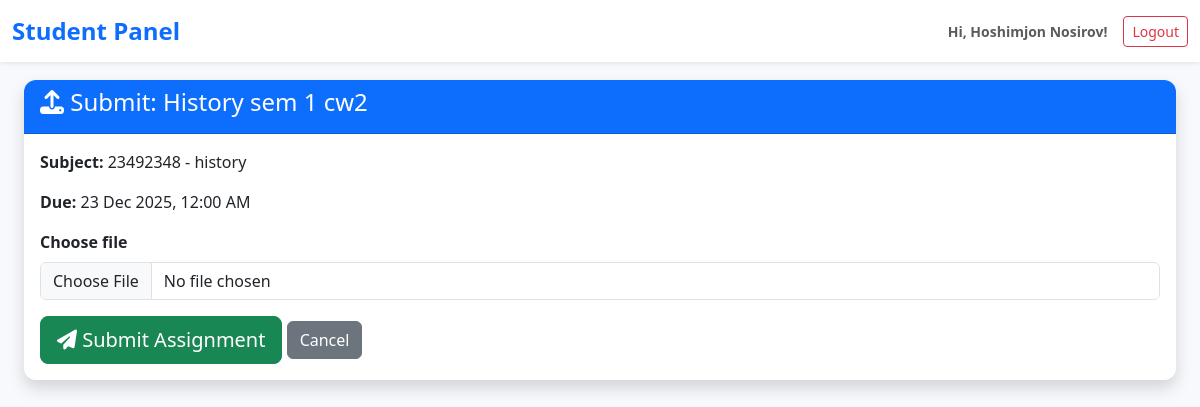
Page /student/assignment/submit/3/ (signed in) on the committed database.
### users/models.py (models this page shows, shortened)
class CustomUser(AbstractUser):
    USER_TYPE_CHOICES = (
        ('student', 'Student'),
        ('teacher', 'Teacher'),
        ('admin', 'Admin'),
    )
    user_type = models.CharField(max_length=10, choices=USER_TYPE_CHOICES, default='student')

### tracker/models.py (models this page shows, shortened)
class Assignment(models.Model):
    title = models.CharField(max_length=200)
    subject = models.ForeignKey(Subject, on_delete=models.CASCADE)
    deadline = models.DateTimeField()
    description = models.TextField()

class Subject(models.Model):
    name = models.CharField(max_length=100)
    code = models.CharField(max_length=20, unique=True)
    teacher = models.ForeignKey(CustomUser, on_delete=models.CASCADE, limit_choices_to={'user_type': 'teacher'})
    def __str__(self):
        return f"{self.code} - {self.name}"

### tracker/views/student_views.py (the view, shortened to what this page needs)
# urls.py: path('assignment/submit/<int:assignment_id>/', submit_assignment, name='submit_assignment'),
@login_required
def submit_assignment(request, assignment_id):
    if request.user.user_type != 'student':
        return redirect('teacher_dashboard')
    assignment = get_object_or_404(Assignment, id=assignment_id)
    if not Enrollment.objects.filter(student=request.user, subject=assignment.subject).exists():
        messages.error(request, "You are not enrolled in this subject.")
        return redirect('assignments_by_subject', subject_id=assignment.subject.id)
    if Submission.objects.filter(student=request.user, assignment=assignment).exists():
        messages.warning(request, "You have already submitted this assignment.")
        return redirect('assignments_by_subject', subject_id=assignment.subject.id)
    assignment.is_overdue = assignment.deadline < timezone.now()
    return render(request, 'tracker/student/submit.html', {'assignment': assignment})

### tracker/templates/tracker/student/submit.html (shortened to what this page needs)
{% extends "tracker/student_base.html" %}
{% load django_bootstrap5 %}
{% load static %}
{% block content %}
<div class="card shadow">
    <div class="card-header bg-primary text-white">
        <h4><i class="fas fa-upload"></i> Submit: {{ assignment.title }}</h4>
    </div>
    <div class="card-body">
        <p><strong>Subject:</strong> {{ assignment.subject }}</p>
        <p><strong>Due:</strong> {{ assignment.deadline|date:"d M Y, h:i A" }}</p>
        <form method="post" enctype="multipart/form-data">
            <div class="mb-3">
                <label class="form-label fw-bold">Choose file</label>
                <input type="file" name="file" class="form-control" required>
            </div>
            <button type="submit" class="btn btn-success btn-lg">
                <i class="fas fa-paper-plane"></i> Submit Assignment
            </button>
            <a href="{% url 'assignments_by_subject' assignment.subject_id %}" class="btn btn-secondary">Cancel</a>
        </form>
    </div>
</div>
{% endblock %}

### tracker/templates/tracker/student_base.html (shortened to what this page needs)
{% load static %}
<!DOCTYPE html>
<html lang="en">
  <head>
    <link
      href="https://cdn.jsdelivr.net/npm/bootstrap@5.3.3/dist/css/bootstrap.min.css"
      rel="stylesheet"
    />
    <link
      href="https://cdnjs.cloudflare.com/ajax/libs/font-awesome/6.5.0/css/all.min.css"
      rel="stylesheet"
    />
    <link href="{% static 'css/style.css' %}" rel="stylesheet" />
  </head>
  <body>
    <nav
      class="navbar navbar-expand-lg navbar-light bg-white shadow-sm fixed-top"
    >
      <div class="container-fluid">
        <a
          class="navbar-brand text-primary"
          href="{% url 'student_dashboard' %}"
          >Student Panel
        </a>
        <div class="d-flex align-items-center gap-3">
          <span class="text-muted small fw-bold"
            >Hi, {{ user.get_full_name|default:user.username }}!</span
          >
          <a href="{% url 'logout' %}" class="btn btn-outline-danger btn-sm">
             Logout
          </a>
        </div>
      </div>
    </nav>
    <div class="container-fluid px-4 pb-5">{% block content %}{% endblock %}</div>
  </body>
</html>

### static/css/style.css (style rules this page uses)
:root { --primary: #4e73df; --success: #1cc88a; --danger: #e74a3b; --warning: #f6c23e; --info: #36b9cc; --dark: #2c3e50; --dark-hover: #34495e; --light-bg: #f8f9fc; --border: #e3e6f0; --text: #5a5c69; }
*, *::before, *::after { transition: none !important; }
body { font-family: "Segoe UI", Tahoma, Geneva, Verdana, sans-serif; background-color: var(--light-bg); padding-top: 90px; min-height: 100vh; }
.navbar { box-shadow: 0 2px 10px rgba(0, 0, 0, 0.1); }
.card { border: none; border-radius: 12px; box-shadow: 0 4px 15px rgba(0, 0, 0, 0.08); height: 100%; overflow: hidden; transition: none !important; }

### tracker/templates/tracker/student_base.html (style rules this page uses)
body { background: #f8f9fc; padding-top: 80px; }
.navbar-brand { font-weight: 700; font-size: 1.5rem; }

### rows in the picture
CustomUser: get_full_name "Hoshimjon Nosirov"
Assignment: title "History sem 1 cw2", subject "23492348 - history", deadline "23 Dec 2025, 12:00 AM"
